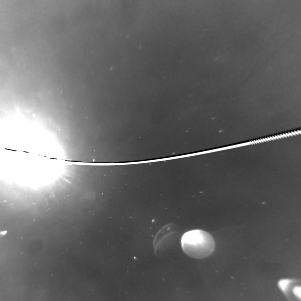
#> input picture Other/moon.png, 301 x 301 px, found by its file name
$ python histogram.py
#> lines starting #> are read from the running program, lines starting #| are printed output that depends on the picture
import cv2
import numpy as np
from PIL import Image,ImageOps
from matplotlib import pyplot as plt
import matplotlib.image as mpimg


def plot_sidebyside(file):
#> called with file = 'moon.png'
    fig, (ax1, ax2) = plt.subplots(1, 2)
    fig.suptitle(file)


    img_array = Image.open(file)
#> img_array is the input picture: PIL image 301x301 L; min 0, max 255, mean 103.1
    #im_invert = ImageOps.invert(img_array)
    ax1.imshow(img_array, cmap='gray', vmin=0, vmax=255)
    ax1.set_xlabel("x Pixel Position")
    ax1.set_ylabel("y Pixel Position")
    #img = plt.imread(file)
    img = cv2.imread(file, 0)
    ax2.hist(img.ravel(),256,[0,256])
    ax2.set_xlabel("Grey Level")
    ax2.set_ylabel("Number of Pixels")
    plt.show()
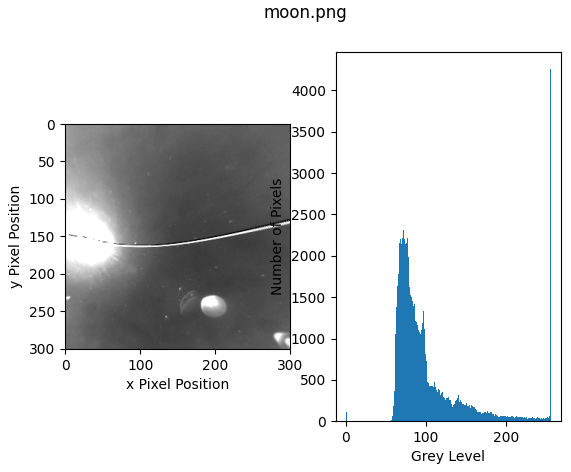
#> figure drawn by matplotlib, 2 panels; panel 2: tallest bar 4257 high, from x = 255 to 256
    return

def plot_img(file):
    img_array = plt.imread(file)
    img = Image.fromarray(img_array, 'L')
    #img.save('test.png')
    img.show()


files = ['clear.png','cloudy.png', 'moon.png']
#plot_img(file)
plot_sidebyside(files[2])
